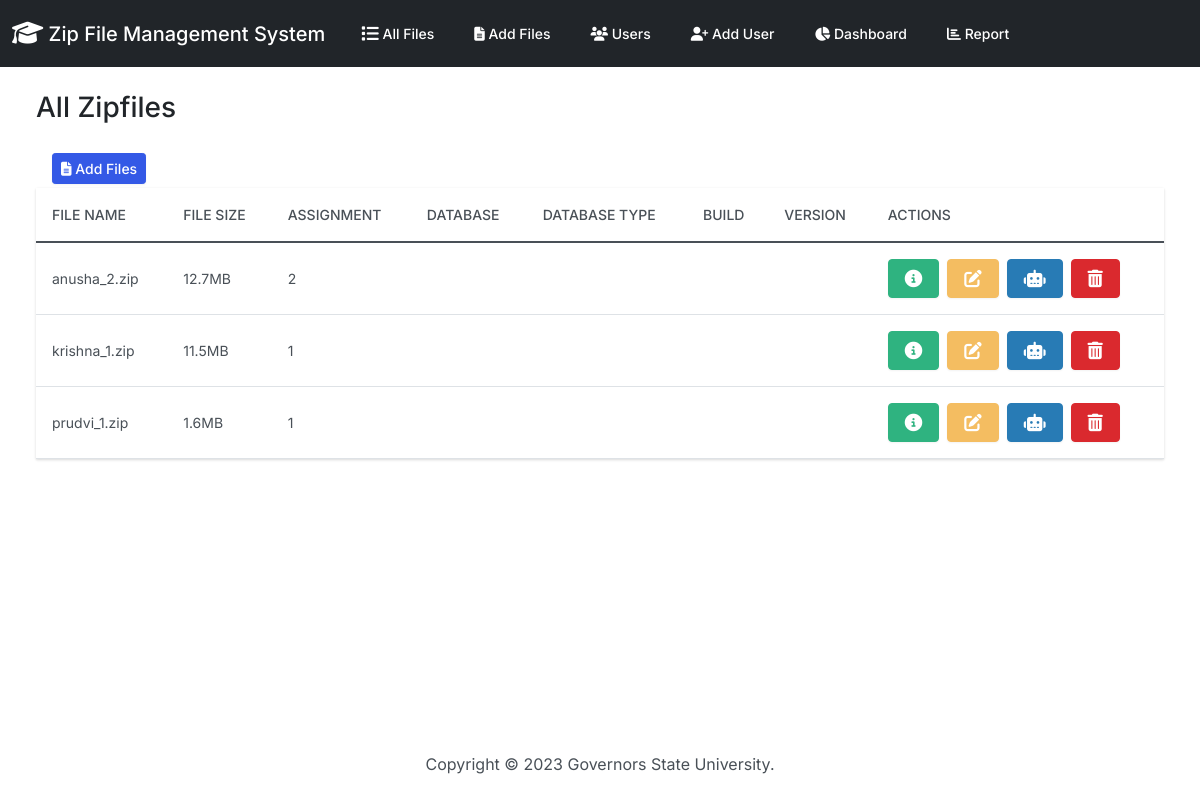
/, run on an earlier commit of the app's database.
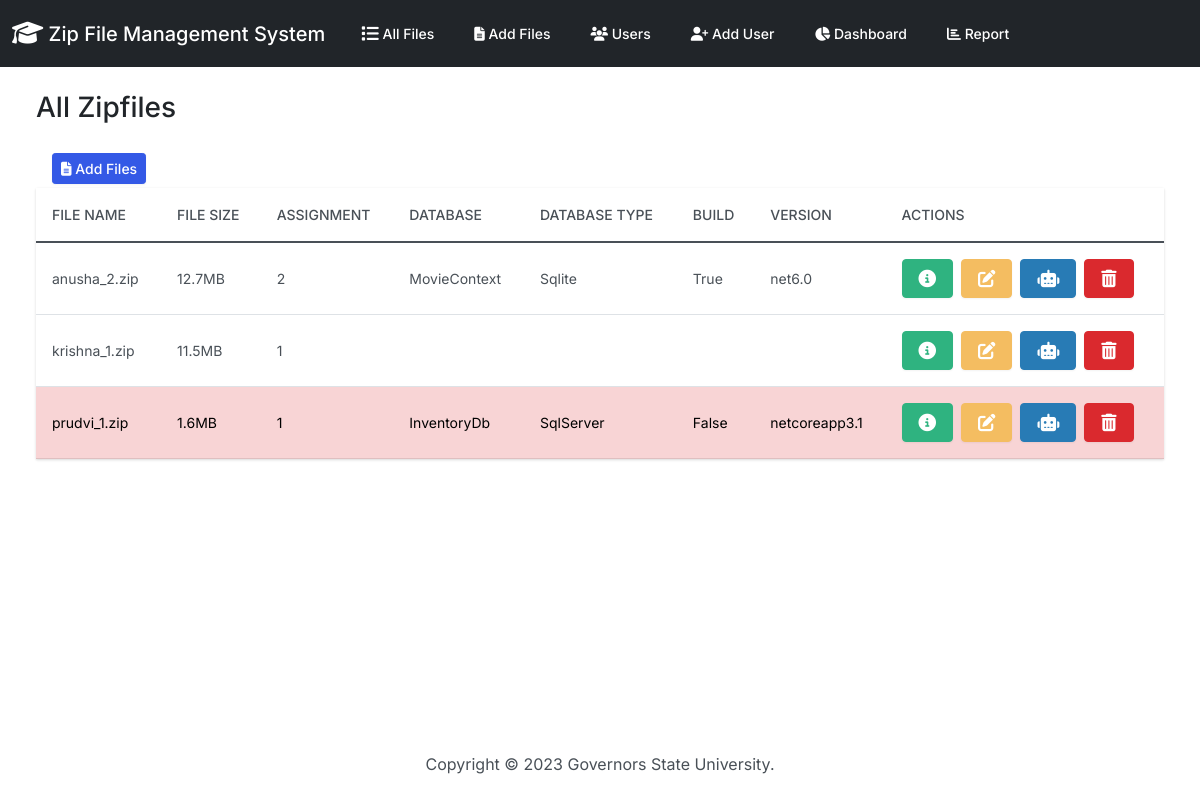
And on a later commit of the database.
### zipfiles/models.py (models this page shows, shortened)
class File_Results(models.Model):
    id_number = models.PositiveIntegerField(null=True)
    f_name = models.CharField(max_length=255, null=True)
    f_size = models.CharField(max_length=50, null=True)
    myfiles = models.FileField(upload_to="")
    user_name = models.ForeignKey(
        'UserNamesList',
        on_delete=models.CASCADE,
        db_column='user_name',
        default=None
    )
    db_name = models.CharField(max_length=50, null=True)
    db_type = models.CharField(max_length=50, null=True)
    is_build_succeeded = models.CharField(max_length=50, null=True)
    dotnet_version = models.CharField(max_length=20, null=True)
    error_details = models.TextField(null=True)
    assignment_number = models.IntegerField(null=True)
    folder_name = models.CharField(max_length=50, null=True)
    instruction_passed = models.CharField(max_length=50, null=True)

### zipfiles/views.py (the view)
# urls.py: path('', views.index, name='index'),
def index(request):
  failed_files = request.session.pop('failed_files', [])
  file_results = File_Results.objects.all()
  return render(request, 'zipfiles/index.html', {
    'zipfiles': file_results,
    'failed_files': failed_files
  })

### zipfiles/templates/zipfiles/index.html (shortened to what this page needs)
{% extends "zipfiles/base.html" %}
{% block body %}
<h3 class="m-4">All Zipfiles</h3>
<div class="row">
  <div class="col-12">
    {% if zipfiles %}
    <div class="ms-4 me-4 mb-4">
      <a class="btn btn-primary btn-sm mx-3 my-1" href="{% url 'add' %}">
        <i class="fas fa-file-alt"></i> Add Files
      </a>
      <div>
        <table class="table table-hover">
          <thead class="thead-dark">
            <tr>
              <th scope="col">File name</th>
              <th scope="col">File Size</th>
              <th scope="col">Assignment</th>
              <th scope="col">Database</th>
              <th scope="col">Database Type</th>
              <th scope="col">Build</th>
              <th scope="col">Version</th>
              <th scope="col">Actions</th>
            </tr>
          </thead>
          <tbody>
            {% for zipfile in zipfiles %}
              <tr {% if zipfile.is_build_succeeded == 'False' %}class="table-danger"{% endif %}>
                <td class="align-middle">{{ zipfile.f_name|default:"" }}</td>
                <td class="align-middle">{{ zipfile.f_size|default:"" }}</td>
                <td class="align-middle">{{ zipfile.assignment_number|default:"" }}</td>
                <td class="align-middle">{{ zipfile.db_name|default:"" }}</td>
                <td class="align-middle">{{ zipfile.db_type|default:"" }}</td>
                <td class="align-middle">{{ zipfile.is_build_succeeded|default:"" }}</td>
                <td class="align-middle">{{ zipfile.dotnet_version|default:"" }}</td>
                <td>
                  <a class="btn btn-success me-1" href="{% url 'view_info' zipfile.id %}" data-bs-toggle="modal" data-bs-target="#myModal{{zipfile.id}}">
                  </a>
                  <a class="btn btn-warning me-1" href="{% url 'edit' zipfile.id %}">
                  </a>
                  <a class="btn btn-info me-1" href="{% url 'automate' zipfile.id %}">
                  </a>
                  <button type="button" class="btn btn-danger" data-bs-toggle="modal" data-bs-target="#delete{{zipfile.id}}">
                  </button>
                </td>
              </tr>
            {% endfor %}
          </tbody>
        </table>
      </div>
    </div>
    {% else %}
      <h5 class="alert alert-primary ms-4 me-4">No File_Results Records</h5>
    {% endif %}
  </div>
</div>
{% endblock %}

### zipfiles/templates/zipfiles/base.html (shortened to what this page needs)
{% load static %}
<!DOCTYPE html>
<html lang="en">
  <head>
    <link rel="stylesheet" href="https://cdnjs.cloudflare.com/ajax/libs/font-awesome/6.1.1/css/all.min.css">
    <link href="{% static 'css/bootstrap.min.css' %}" rel="stylesheet">
  </head>
  <body class="d-flex flex-column min-vh-100">
    <div id="parentDiv">
      <nav class="navbar navbar-expand-lg navbar-dark bg-dark">
        <div class="container-fluid">
          <a class="navbar-brand" href="{% url 'index' %}">
            <i class="fa-solid fa-graduation-cap fa-lg"></i> Zip File Management System
          </a>
          <div class="collapse navbar-collapse" id="navbarColor01">
            <ul class="navbar-nav me-auto">
              <li class="nav-item">
                <a class="nav-link" href="{% url 'index' %}">
                   All Files
                </a>
              </li>
              <li class="nav-item">
                <a class="nav-link" href="{% url 'add' %}">
                  <i class="fas fa-file-alt"></i> Add Files
                </a>
              </li>
              <li class="nav-item">
                <a class="nav-link" href="{% url 'user_list' %}">
                  <i class="fas fa-users"></i> Users
                </a>
              </li>
              <li class="nav-item">
                <a class="nav-link" href="{% url 'user_create' %}">
                  <i class="fas fa-user-plus"></i> Add User
                </a>
              </li>
              <li class="nav-item">
                <a class="nav-link" href="{% url 'dashboard' %}">
                  <i class="fas fa-chart-pie"></i> Dashboard
                </a>
              </li>
              <li class="nav-item">
                <a class="nav-link" href="{% url 'report' %}">
                  <i class="fas fa-chart-bar"></i> Report
                </a>
              </li>
            </ul>
          </div>
        </div>
      </nav>
      <div class="container-fluid">
        {% block body %}
        {% endblock %}
      </div>
    </div>
    <footer class="mt-auto mb-4">
      <div class="text-center">
        <span>
          Copyright &copy; <script>document.write(new Date().getFullYear())</script> Governors State University.
        </span>
      </div>
    </footer>
  </body>
</html>

### zipfiles/templates/zipfiles/base.html (style rules this page uses)
body, table { font-size: 14px; }

What changed in the data, as far as the page shows it:
changed File_Results "anusha_2.zip": db_name (not shown) → "MovieContext"; db_type (not shown) → "Sqlite"; is_build_succeeded (not shown) → "True"; dotnet_version (not shown) → "net6.0"
changed File_Results "prudvi_1.zip": db_name (not shown) → "InventoryDb"; db_type (not shown) → "SqlServer"; is_build_succeeded (not shown) → "False"; dotnet_version (not shown) → "netcoreapp3.1"
